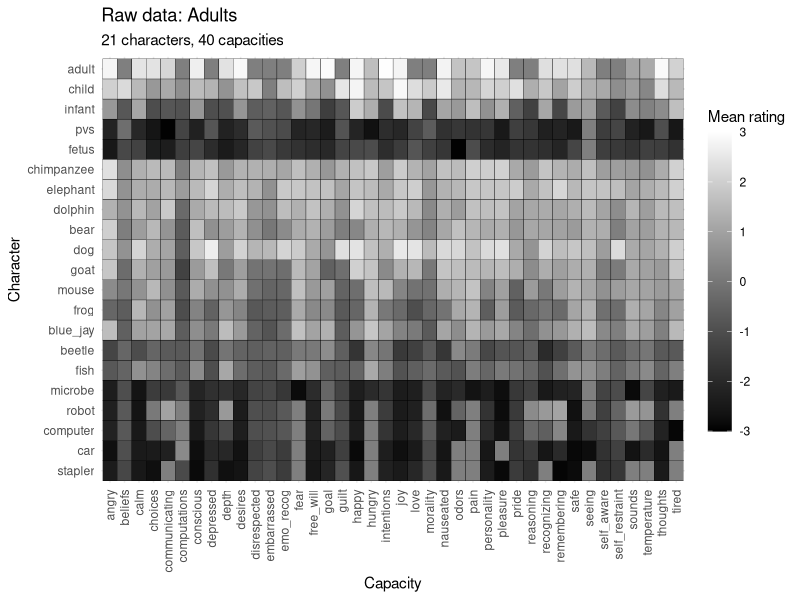
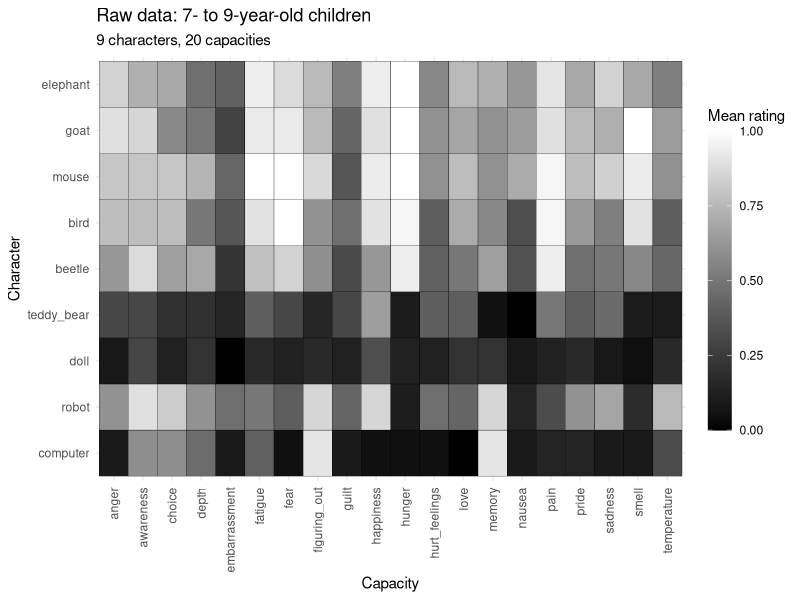
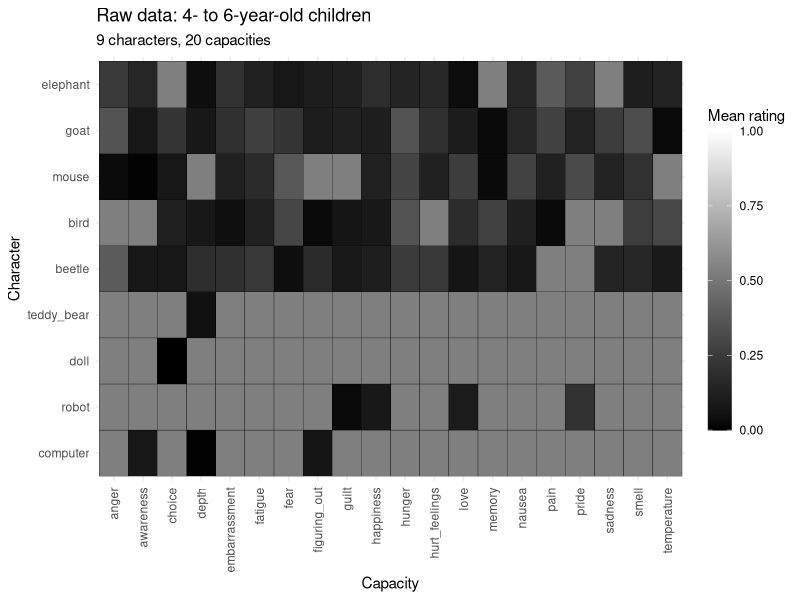
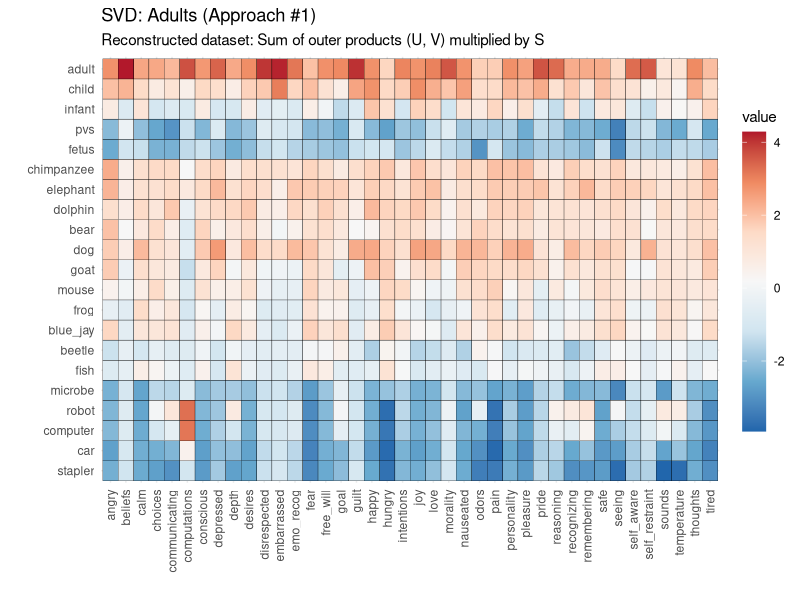
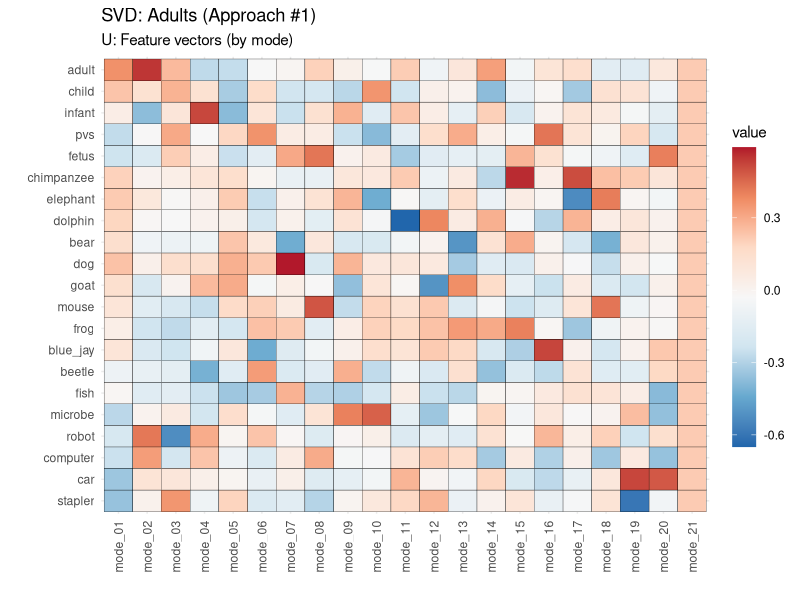
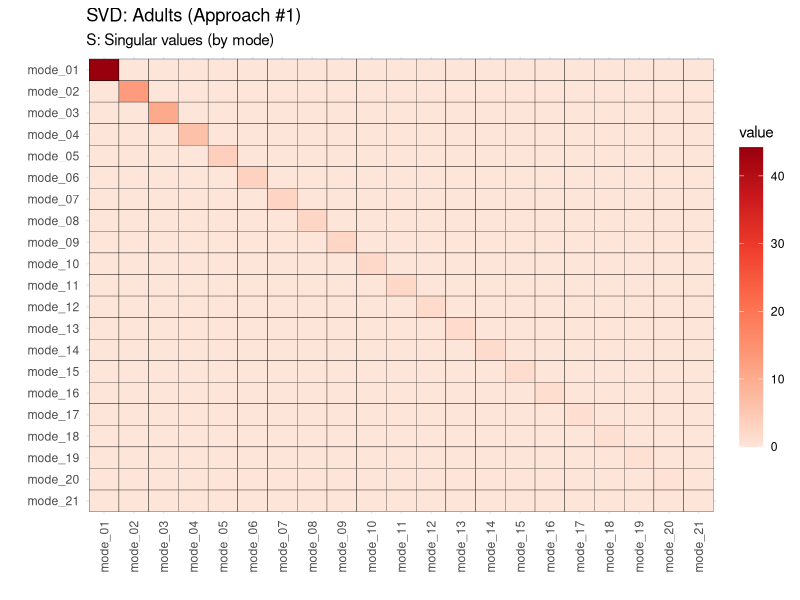
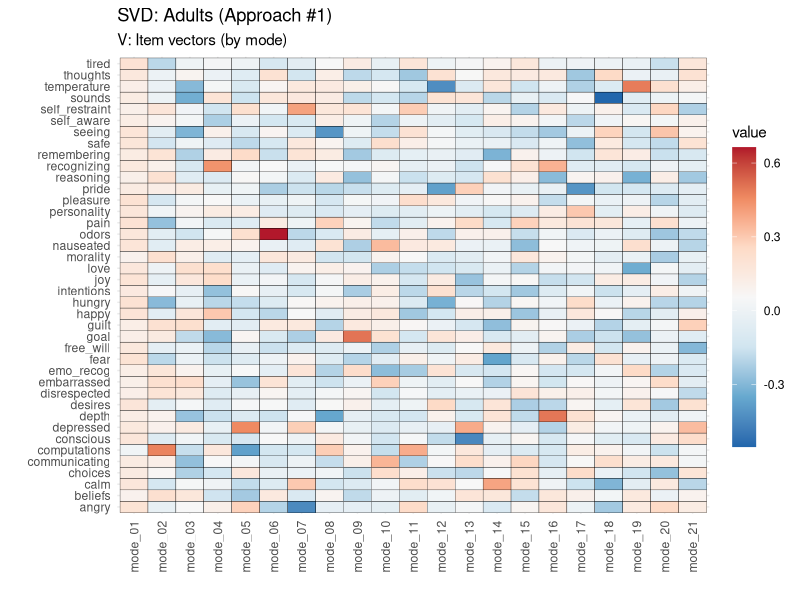
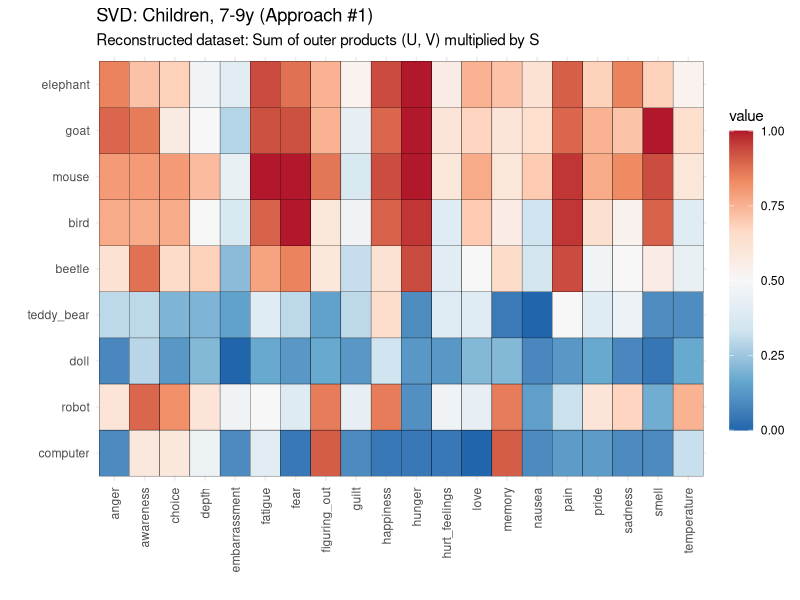

Recreate these plots in R, in order.
## ---- chunk 1
knitr::opts_chunk$set(echo = FALSE, message = FALSE)
## ---- chunk 2
library(tidyverse)
library(rms)
## ---- chunk 3
setwd("/Users/kweisman/Documents/Research (Stanford)/Projects/Dimkid_svd/dimkid_svd/")

# import data
d_ad <- read.csv("./data/means_adults.csv") %>% 
  mutate(X = ifelse(grepl("vegetative", X), "pvs", as.character(X)),
         X = factor(X,
                    levels = c("stapler", "car", "computer", "robot", "microbe",
                               "fish", "beetle", "blue_jay", "frog", "mouse",
                               "goat", "dog", "bear", "dolphin", "elephant",
                               "chimpanzee", "fetus", "pvs", "infant", "child",
                               "adult"))) %>%
                    # levels = c("adult", "child", "infant", "pvs", "fetus",
                    #            "chimpanzee", "elephant", "dolphin", "bear",
                    #            "dog", "goat", "mouse", "frog", "blue_jay",
                    #            "beetle", "fish", "microbe", "robot", "computer",
                    #            "car", "stapler"))) %>%
  rename(character = X) %>%
  arrange(character)

d_79 <- read.csv("./data/means_79y.csv") %>% 
  mutate(X = factor(X,
                    levels = c("computer", "robot", "doll", "teddy_bear",
                               "beetle", "bird", "mouse", "goat", 
                               "elephant"))) %>%
                    # levels = c("elephant", "goat", "mouse", "bird", "beetle",
                    #            "teddy_bear", "doll", "robot", "computer"))) %>%
  rename(character = X) %>%
  arrange(character)

d_46 <- read.csv("./data/means_46y.csv") %>%
  mutate(X = factor(X,
                    levels = c("computer", "robot", "doll", "teddy_bear",
                               "beetle", "bird", "mouse", "goat", 
                               "elephant"))) %>%
                    # levels = c("elephant", "goat", "mouse", "bird", "beetle",
                    #            "teddy_bear", "doll", "robot", "computer"))) %>%
  rename(character = X) %>%
  arrange(character)
## ---- chunk 4
# set item and property names
capacity_names_ad <- names(d_ad[-1])
character_names_ad <- levels(d_ad$character)

capacity_names_ch <- names(d_79[-1])
character_names_ch <- levels(d_79$character)
## ---- chunk 5
plot_U_fun <- function(svd,
                       age_group = c("adults", "children"),
                       multiply = c(TRUE, FALSE)){
  
  if(age_group == "adults"){character_names <- character_names_ad}
  if(age_group == "children"){character_names <- character_names_ch}
  
  S <- svd$d

  U <- svd$u %>% 
    data.frame() %>%
    rownames_to_column("property") %>%
    mutate(property = as.numeric(property),
           property = factor(property, labels = character_names)) %>%
    gather(mode, value, -property) %>%
    mutate(mode = as.numeric(as.character(gsub("X", "", mode))),
           mode = ifelse(mode < 10, paste0("mode_0", as.character(mode)), 
                         paste0("mode_", as.character(mode)))) 
  
  if(multiply){
      UxS <- U %>%
        mutate(S = factor(mode, labels = S),
               S = as.numeric(as.character(S)),
               value = value * S)
  }
  
  plot <- ggplot(U, aes(x = mode, y = property, fill = value)) +
    geom_tile(color = "black") +
    # geom_text(aes(label = format(round(value, 2), nsmall = 2)), size = 3) +
    scale_fill_distiller(palette = "RdBu", direction = -1,
                         guide = guide_colorbar(barheight = 15)) +
    theme_minimal() +
    theme(axis.text.x = element_text(angle = 90, hjust = 1, vjust = 0.5))
  
  return(plot)
}

plot_S_fun <- function(svd){
  
  S <- diag(x = svd$d, nrow = nrow(svd$u), ncol = ncol(svd$u)) %>%
    data.frame() %>%
    rownames_to_column("modeA") %>%
    gather(modeB, value, -modeA) %>%
    mutate(modeA = ifelse(as.numeric(modeA) < 10, 
                          paste0("mode_0", as.character(modeA)), 
                          paste0("mode_", as.character(modeA))),
           modeB = gsub("X", "", modeB),
           modeB = ifelse(as.numeric(modeB) < 10,
                          paste0("mode_0", as.character(modeB)),
                          paste0("mode_", as.character(modeB))))
  
  plot <- ggplot(S, aes(x = modeA, 
                        y = reorder(modeB, desc(modeB)), 
                        fill = value)) +
    geom_tile(color = "black") +
    # geom_text(aes(label = format(round(value, 2), nsmall = 2)), size = 3) +
    scale_fill_distiller(palette = "Reds", direction = 1,
                         guide = guide_colorbar(barheight = 15)) +
    theme_minimal() +
    theme(axis.text.x = element_text(angle = 90, hjust = 1, vjust = 0.5))
  
  return(plot)
}

plot_V_fun <- function(svd,
                       age_group = c("adults", "children"),
                       multiply = c(TRUE, FALSE)){
  
  if(age_group == "adults"){capacity_names <- capacity_names_ad}
  if(age_group == "children"){capacity_names <- capacity_names_ch}
  
  S <- svd$d

  V <- svd$v %>% 
    data.frame() %>%
    rownames_to_column("item") %>%
    mutate(item = as.numeric(item),
           item = factor(item, labels = capacity_names)) %>%
    gather(mode, value, -item) %>%
    mutate(mode = as.numeric(as.character(gsub("X", "", mode))),
           mode = ifelse(mode < 10, paste0("mode_0", as.character(mode)), 
                         paste0("mode_", as.character(mode)))) 
  
  if(multiply){
      VxS <- V %>%
        mutate(S = factor(mode, labels = S),
               S = as.numeric(as.character(S)),
               value = value * S)
  }
  
  plot <- ggplot(V, aes(x = mode, y = item, fill = value)) +
    geom_tile(color = "black") +
    # geom_text(aes(label = format(round(value, 2), nsmall = 2)), size = 3) +
    scale_fill_distiller(palette = "RdBu", direction = -1,
                         guide = guide_colorbar(barheight = 15)) +
    theme_minimal() +
    theme(axis.text.x = element_text(angle = 90, hjust = 1, vjust = 0.5))
  
  return(plot)
}

plot_reconstruct_fun <- function(svd, age_group = c("adults", "children")){
  
  if(age_group == "adults"){
    character_names <- character_names_ad
    capacity_names <- capacity_names_ad
  }
  
  if(age_group == "children"){
    character_names <- character_names_ch
    capacity_names <- capacity_names_ch
  }
  
  # calculate outer products, multiply by singular value
  OP <- list()
  for(i in 1:length(svd$d)){
    OP[[i]] <- outer(svd$u[,i], svd$v[,i]) * svd$d[i]
  }
  
  # add together
  OP_sum <- Reduce("+", OP) %>%
    data.frame() %>%
    rownames_to_column("character") %>%
    mutate(character = factor(as.numeric(character), 
                              labels = character_names)) %>%
    gather(capacity, value, -character) %>%
    mutate(capacity = gsub("X", "", capacity),
           capacity = factor(as.numeric(capacity),
                             labels = capacity_names))
  
  
  plot <- ggplot(OP_sum, aes(x = capacity, y = character, fill = value)) +
    geom_tile(color = "black") +
    # geom_text(aes(label = format(round(value, 2), nsmall = 2)), size = 3) +
    scale_fill_distiller(palette = "RdBu", direction = -1,
                         guide = guide_colorbar(barheight = 15)) +
    theme_minimal() +
    theme(axis.text.x = element_text(angle = 90, hjust = 1, vjust = 0.5))
  
  return(plot)
}
## ---- chunk 6
d_ad %>%
  gather(capacity, mean_rating, -character) %>%
  ggplot(aes(x = capacity, y = character, fill = mean_rating)) +
  geom_tile(color = "black") +
  scale_fill_gradient(low = "black", high = "white", limits = c(-3, 3),
                      guide = guide_colorbar(barheight = 15)) +
  theme_minimal() +
  theme(axis.text.x = element_text(angle = 90, hjust = 1, vjust = 0.5)) +
  labs(title = "Raw data: Adults",
       subtitle = "21 characters, 40 capacities",
       x = "Capacity",
       y = "Character",
       fill = "Mean rating")
## ---- chunk 7
d_79 %>%
  gather(capacity, mean_rating, -character) %>%
  ggplot(aes(x = capacity, y = character, fill = mean_rating)) +
  geom_tile(color = "black") +
  scale_fill_gradient(low = "black", high = "white", limits = c(0, 1),
                      guide = guide_colorbar(barheight = 15)) +
  theme_minimal() +
  theme(axis.text.x = element_text(angle = 90, hjust = 1, vjust = 0.5)) +
  labs(title = "Raw data: 7- to 9-year-old children",
       subtitle = "9 characters, 20 capacities",
       x = "Capacity",
       y = "Character",
       fill = "Mean rating")
## ---- chunk 8
d_46 %>%
  gather(capacity, mean_rating, -character) %>%
  ggplot(aes(x = capacity, y = character, fill = mean_rating)) +
  geom_tile(color = "black") +
  scale_fill_gradient(low = "black", high = "white", limits = c(0, 1),
                      guide = guide_colorbar(barheight = 15)) +
  theme_minimal() +
  theme(axis.text.x = element_text(angle = 90, hjust = 1, vjust = 0.5)) +
  labs(title = "Raw data: 4- to 6-year-old children",
       subtitle = "9 characters, 20 capacities",
       x = "Capacity",
       y = "Character",
       fill = "Mean rating")
## ---- chunk 9
svd1_ad <- svd(d_ad %>% column_to_rownames("character"), 
               nrow(d_ad), nrow(d_ad))
## ---- chunk 10
plot_reconstruct_fun(svd1_ad, "adults") +
  labs(title = "SVD: Adults (Approach #1)",
       subtitle = "Reconstructed dataset: Sum of outer products (U, V) multiplied by S",
       x = "", y = "")
## ---- chunk 11
plot_U_fun(svd1_ad, "adults", multiply = FALSE) +
  labs(title = "SVD: Adults (Approach #1)",
       subtitle = "U: Feature vectors (by mode)",
       # subtitle = "U x S: Feature vectors multiplied by singular value (by mode)",
       x = "", y = "")
## ---- chunk 12
plot_S_fun(svd1_ad) +
  labs(title = "SVD: Adults (Approach #1)",
       subtitle = "S: Singular values (by mode)",
       x = "", y = "")
## ---- chunk 13
plot_V_fun(svd1_ad, "adults", multiply = FALSE) +
  labs(title = "SVD: Adults (Approach #1)",
       subtitle = "V: Item vectors (by mode)",
       # subtitle = "V x S: Item vectors multiplied by singular value (by mode)",
       x = "", y = "")
## ---- chunk 14
svd1_79 <- svd(d_79 %>% column_to_rownames("character"), 
               nrow(d_79), nrow(d_79))
## ---- chunk 15
plot_reconstruct_fun(svd1_79, "children") +
  labs(title = "SVD: Children, 7-9y (Approach #1)",
       subtitle = "Reconstructed dataset: Sum of outer products (U, V) multiplied by S",
       x = "", y = "")
## ---- chunk 16
plot_U_fun(svd1_79, "children", multiply = FALSE) +
  labs(title = "SVD: Children, 7-9y (Approach #1)",
       subtitle = "U: Feature vectors (by mode)",
       # subtitle = "U x S: Feature vectors multiplied by singular value (by mode)",
       x = "", y = "")
## ---- chunk 17
plot_S_fun(svd1_79) +
  labs(title = "SVD: Children, 7-9y (Approach #1)",
       subtitle = "S: Singular values (by mode)",
       x = "", y = "")
## ---- chunk 18
plot_V_fun(svd1_79, "children", multiply = FALSE) +
  labs(title = "SVD: Children, 7-9y (Approach #1)",
       subtitle = "V: Item vectors (by mode)",
       # subtitle = "V x S: Item vectors multiplied by singular value (by mode)",
       x = "", y = "")
## ---- chunk 19
svd1_46 <- svd(d_46 %>% column_to_rownames("character"), 
               nrow(d_46), nrow(d_46))
## ---- chunk 20
plot_reconstruct_fun(svd1_46, "children") +
  labs(title = "SVD: Children, 4-6y (Approach #1)",
       subtitle = "Reconstructed dataset: Sum of outer products (U, V) multiplied by S",
       x = "", y = "")
## ---- chunk 21
plot_U_fun(svd1_46, "children", multiply = FALSE) +
  labs(title = "SVD: Children, 4-6y (Approach #1)",
       subtitle = "U: Feature vectors (by mode)",
       # subtitle = "U x S: Feature vectors multiplied by singular value (by mode)",
       x = "", y = "")
## ---- chunk 22
plot_S_fun(svd1_46) +
  labs(title = "SVD: Children, 4-6y (Approach #1)",
       subtitle = "S: Singular values (by mode)",
       x = "", y = "")
## ---- chunk 23
plot_V_fun(svd1_46, "children", multiply = FALSE) +
  labs(title = "SVD: Children, 4-6y (Approach #1)",
       subtitle = "V: Item vectors (by mode)",
       # subtitle = "V x S: Item vectors multiplied by singular value (by mode)",
       x = "", y = "")
